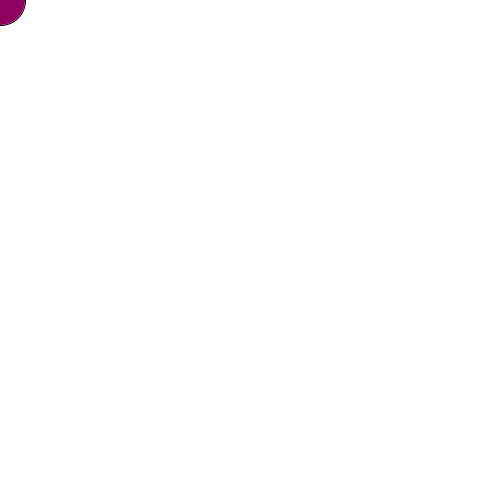
Frame 1 (no input)
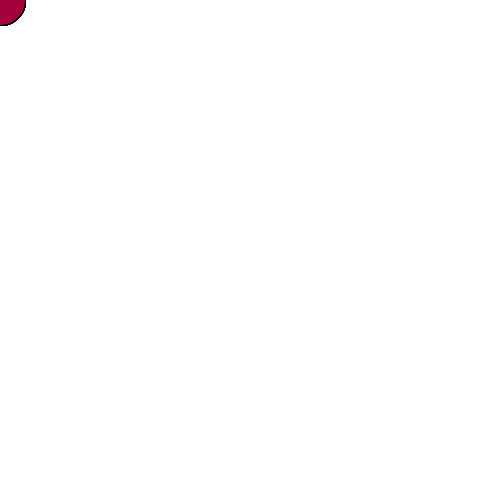
Frame 60 (the mouse pressed at the canvas centre just before this capture)
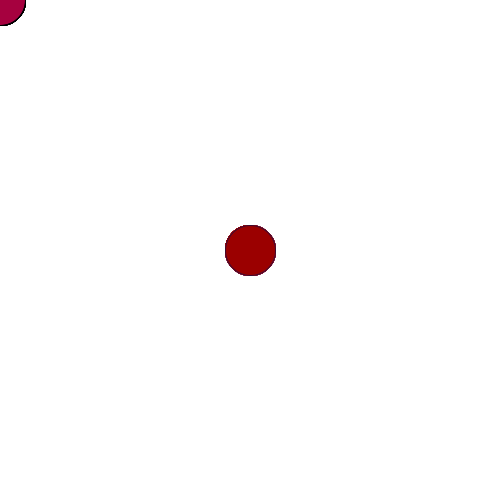
Frame 120 (the mouse held since frame 60 and released just before this capture)

The Processing sketch that drew these frames (run headless with seeded random() and noise(); from frame 60 on, the mouse is pressed at the canvas centre):

// Processing sketch: processing_134511
// ── processing_134511.pde

void setup() {
  size(500,500);
  background(255);
}
  
void draw() {
  if (mousePressed) {
    fill(155,0,0);
    stroke(random(250), random(30), random (105));
  } else {
    fill(random(222), random(15), random (100));
  }
  ellipse(mouseX, mouseY, 50, 50);
}
